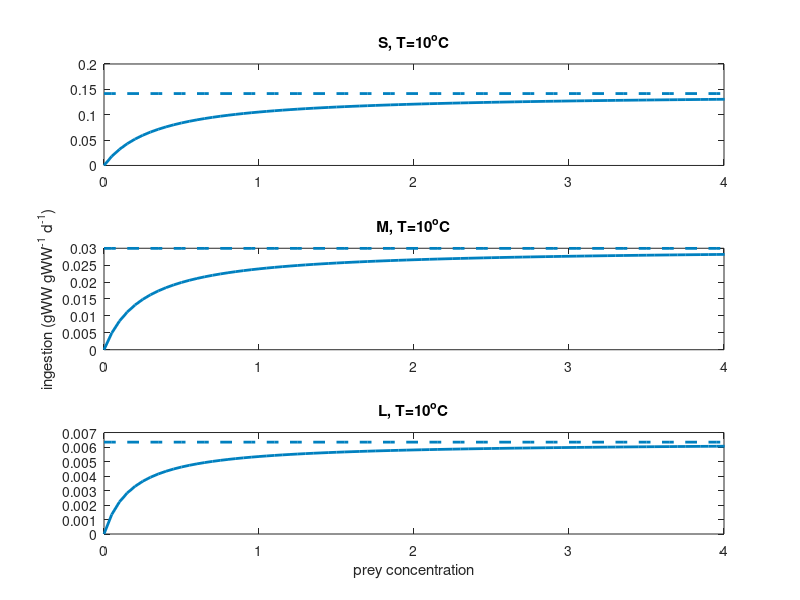
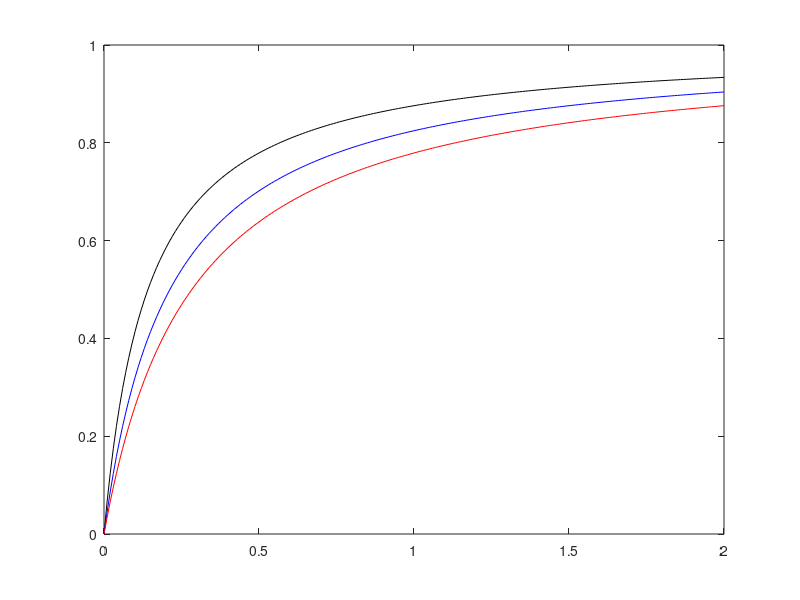

These figures' MATLAB source, in order:
% Test diff half-sat coeffs for consumption eq
% Compare diff Cmax, metab, A, ingest eqs

clear all
close all

%!Individual Mass (g)
M_s = 10^((log10(0.001)+log10(0.5))/2);
M_m = 10^((log10(0.5)+log10(250))/2);
M_l = 10^((log10(250)+log10(125000))/2);
m=[M_s; M_m; M_l];

kt=0.0855;
amet = 4;
bpow = 0.175;

%% Fn of prey density
prey = 0:0.05:5;
temp = 10;
frac = 1;
pref = 1;

% Encounter rate %Me
A = (exp(0.063*(temp-10.0)) .* 70 .* m.^(-0.20)) ./365.0;
%A = (exp(ke*(temp-10.0)) .* gam .* wgt^(-benc)) ./365.0;
encP = prey.*A.*frac.*pref;

% Max ingestion %Me
cmaxP = (exp(0.063*(temp-10.0)) .* 20 .* m.^(-0.25)) ./365.0;
%cmax = (exp(kc*(temp-10.0)) .* h .* wgt^(-bcmx)) ./365.0;

% Ingestion
%type II fn
ENC = encP;
conP = repmat(cmaxP,1,length(encP)) .* encP ./ ((repmat(cmaxP,1,length(encP))) + ENC);
%ENC = sum(enc,2); % total biomass encountered
%con = cmax .* enc(:,1) ./ (cmax + ENC); % Type II

%
figure(2)
subplot(3,1,1)
plot(prey,(conP(1,:)),'-','color',[0 0.5 0.75],'MarkerSize',15,'LineWidth',2); hold on;
plot(prey,repmat(cmaxP(1),1,length(encP)),'--','color',[0 0.5 0.75],'MarkerSize',15,'LineWidth',2); hold on;
%legend('Con','Cmax')
title('S, T=10^oC')
xlim([0 4])

subplot(3,1,2)
plot(prey,(conP(2,:)),'-','color',[0 0.5 0.75],'MarkerSize',15,'LineWidth',2); hold on;
plot(prey,repmat(cmaxP(2),1,length(encP)),'--','color',[0 0.5 0.75],'MarkerSize',15,'LineWidth',2); hold on;
%legend('Con','Cmax')
ylabel('ingestion (gWW gWW^-^1 d^-^1)')
title('M, T=10^oC')
xlim([0 4])

subplot(3,1,3)
plot(prey,(conP(3,:)),'-','color',[0 0.5 0.75],'MarkerSize',15,'LineWidth',2); hold on;
plot(prey,repmat(cmaxP(3),1,length(encP)),'--','color',[0 0.5 0.75],'MarkerSize',15,'LineWidth',2); hold on;
%legend('Con','Cmax')
xlabel('prey concentration')
title('L, T=10^oC')
xlim([0 4])
print('-dpng','Con_vs_prey_mass_feisty_10C.png')

%% diff half sats
enc = 0:0.01:2;
Ccmax = cmaxP;
con0 = enc ./ (Ccmax(1)+enc);
con1 = enc ./ (1.5*Ccmax(1)+enc);
con2 = enc ./ (2.0*Ccmax(1)+enc);
con3 = enc ./ (1.75*Ccmax(1)+enc);
con4 = enc ./ (1.90*Ccmax(1)+enc);
%conP = repmat(cmaxP,1,length(encP)) .* encP ./ ((repmat(cmaxP,1,length(encP))) + ENC);

figure(4)
%subplot(2,2,1)
plot(enc,con0,'k'); hold on;
plot(enc,con1,'b'); hold on;
plot(enc,con2,'r'); hold on;
% plot(enc,con3,'c'); hold on;
% plot(enc,con4,'m'); hold on;
%xlim([0 1])

